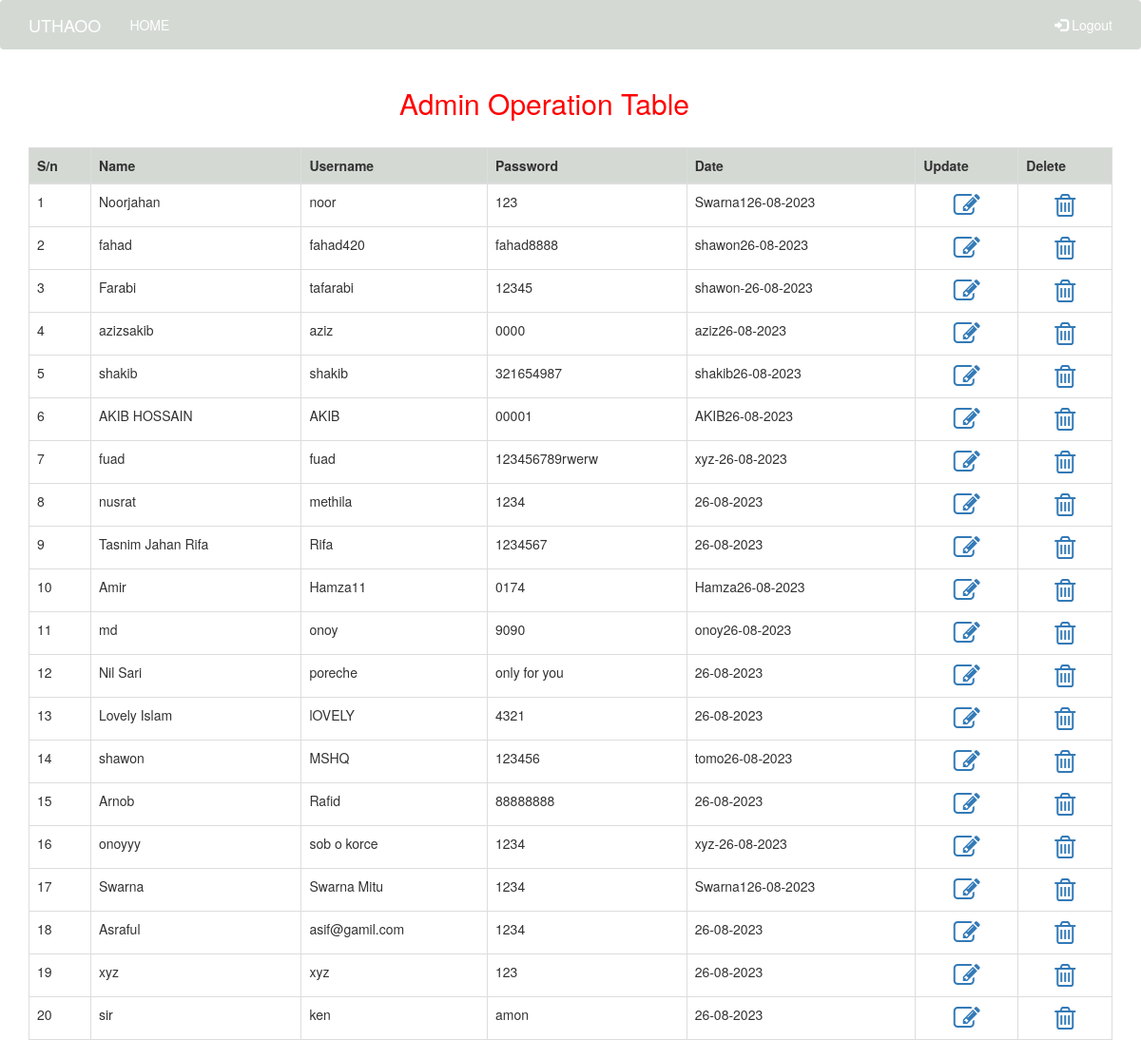
The app's page /admindashboard.php with its own data.
### tables this page shows
CREATE TABLE `register` (
  `id` int(11) NOT NULL,
  `name` varchar(200) NOT NULL,
  `username` varchar(200) NOT NULL,
  `password` varchar(200) NOT NULL,
  `date` varchar(100) NOT NULL
);

### admindashboard.php (the view, shortened to what this page needs)
<?php
include("dbconnect.php");
?>
<!DOCTYPE html>
<html lang="en">
<head>
  <link rel="stylesheet" href="https://maxcdn.bootstrapcdn.com/bootstrap/3.4.1/css/bootstrap.min.css">
  <link rel="stylesheet" href="https://cdnjs.cloudflare.com/ajax/libs/font-awesome/4.7.0/css/font-awesome.min.css">
</head>
<body>
<nav class="navbar navbar" style="background:#d4d9d4;">
  <div class="container">
    <div class="navbar-header">
     <a class="navbar-brand" href="home.php">UTHAOO</a>
    </div>
    <ul class="nav navbar-nav">
      <li class="active"><a href="home.php">HOME</a></li>
    </ul>
    <ul class="nav navbar-nav navbar-right">
	  <li><a href="logout.php"><span class="glyphicon glyphicon-log-in"></span> Logout</a></li>
    </ul>
  </div>
</nav>
<div class="container">
	<div class="row">
		<div class="col-sm-4"></div>
		<div class="col-sm-4">
			<h2> Admin Operation Table</h2>
		</div>
		<div class="col-sm-4"></div>
	</div>
	<br>
	<table class="table table-bordered">
		<thead>
			<tr style="background:#d4d9d4;">
				<th>S/n</th>
				<th>Name</th>
				<th>Username</th>
				<th>Password</th>
				<th>Date</th>
				<th>Update</th>
				<th>Delete</th>
			</tr>
		</thead>
		<tbody>
		<?php
		$sql = mysqli_query($conn, "Select * from register");
		$cnt = mysqli_num_rows($sql);
		$i = 1;
		if($cnt == 0){
			echo "<tr><td colspan='12'><center style='color:red;font-size:20px;'>There is no data available.</center></td></tr>";
		}
		else{
		while($data = mysqli_fetch_array($sql)){
		?>
		  <tr>
			<td><?php echo $i++;?></td>
			<td><?php echo $data['name'];?></td>
			<td><?php echo $data['username'];?></td>
			<td><?php echo $data['password'];?></td>
			<td><?php echo $data['date'];?></td>
			<td><center><a href="update_form.php?id=<?php echo $data['id'];?>"><i class="fa fa-pencil-square-o fa-2x" aria-hidden="true"></i></a></center></td>
			<td><center><a href="delete.php?id=<?php echo $data['id'];?>"><i class="fa fa-trash-o fa-2x" aria-hidden="true"></i></a></center></td>
		  </tr>
		<?php }
		}?>
		</tbody>
	</table>
</div>
</body>
</html>

### admindashboard.php (style rules this page uses)
h2 { color: red; }
.navbar { background-color: black; }
.navbar-brand, .navbar-nav li a { color: black; }
.navbar-brand, .navbar-nav li a { color: white; }

### records on screen
register: name "Noorjahan", username "noor", password "123", date "Swarna126-08-2023"
register: name "fahad", username "fahad420", password "fahad8888", date "shawon26-08-2023"
register: name "Farabi", username "tafarabi", password "12345", date "shawon-26-08-2023"
register: name "azizsakib", username "aziz", password "0000", date "aziz26-08-2023"
register: name "shakib", username "shakib", password "321654987", date "shakib26-08-2023"
register: name "AKIB HOSSAIN", username "AKIB", password "00001", date "AKIB26-08-2023"
register: name "fuad", username "fuad", password "123456789rwerw", date "xyz-26-08-2023"
register: name "nusrat", username "methila", password "1234", date "26-08-2023"
register: name "Tasnim Jahan Rifa", username "Rifa", password "1234567", date "26-08-2023"
register: name "Amir", username "Hamza11", password "0174", date "Hamza26-08-2023"
register: name "md", username "onoy", password "9090", date "onoy26-08-2023"
register: name "Nil Sari", username "poreche", password "only for you", date "26-08-2023"
register: name "Lovely Islam", username "lOVELY", password "4321", date "26-08-2023"
register: name "shawon", username "MSHQ", password "123456", date "tomo26-08-2023"
register: name "Arnob", username "Rafid", password "88888888", date "26-08-2023"
register: name "onoyyy", username "sob o korce", password "1234", date "xyz-26-08-2023"
register: name "Swarna", username "Swarna Mitu", password "1234", date "Swarna126-08-2023"
register: name "Asraful", username "asif@gamil.com", password "1234", date "26-08-2023"
register: name "xyz", username "xyz", password "123", date "26-08-2023"
register: name "sir", username "ken", password "amon", date "26-08-2023"
